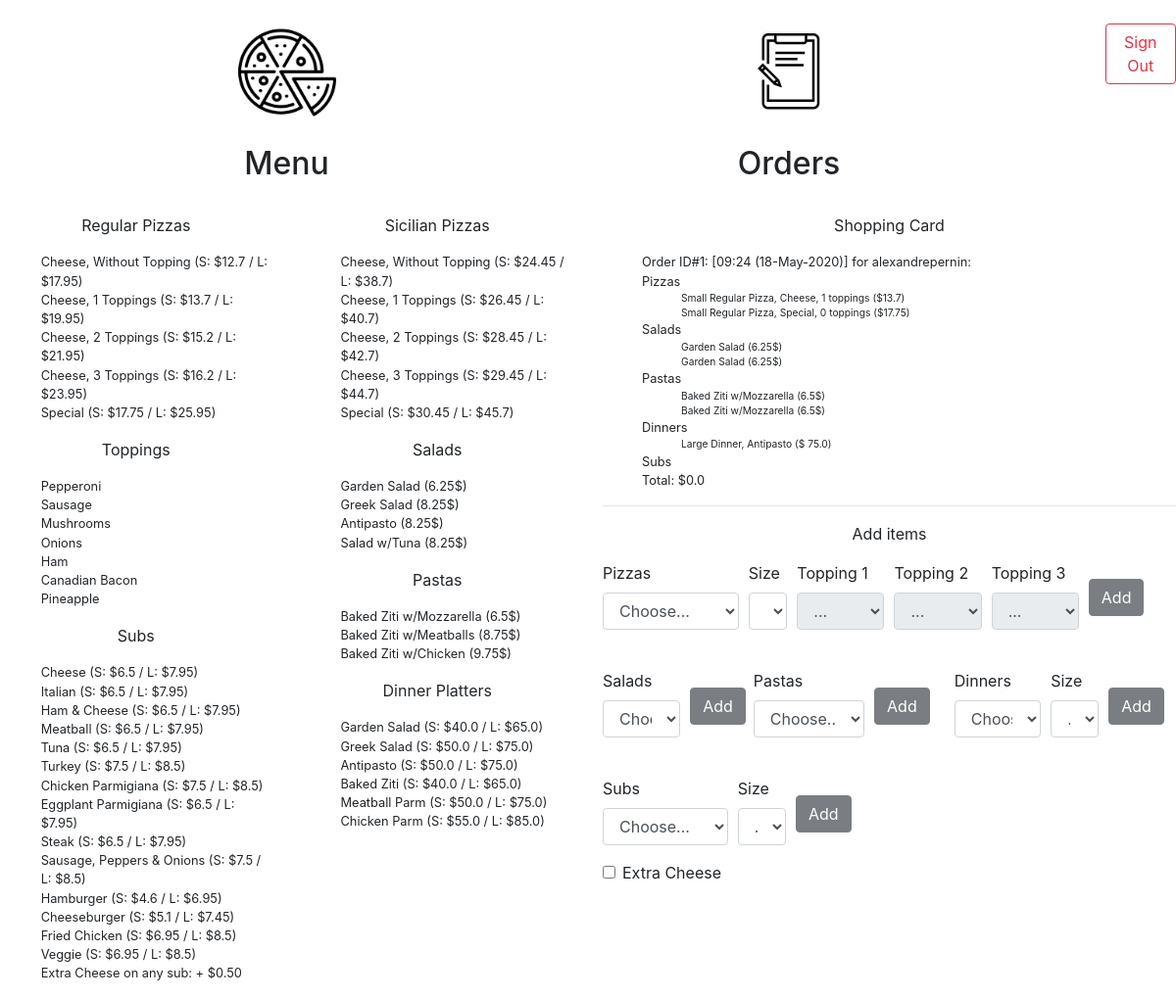
Page / (signed in) on the earlier database version.
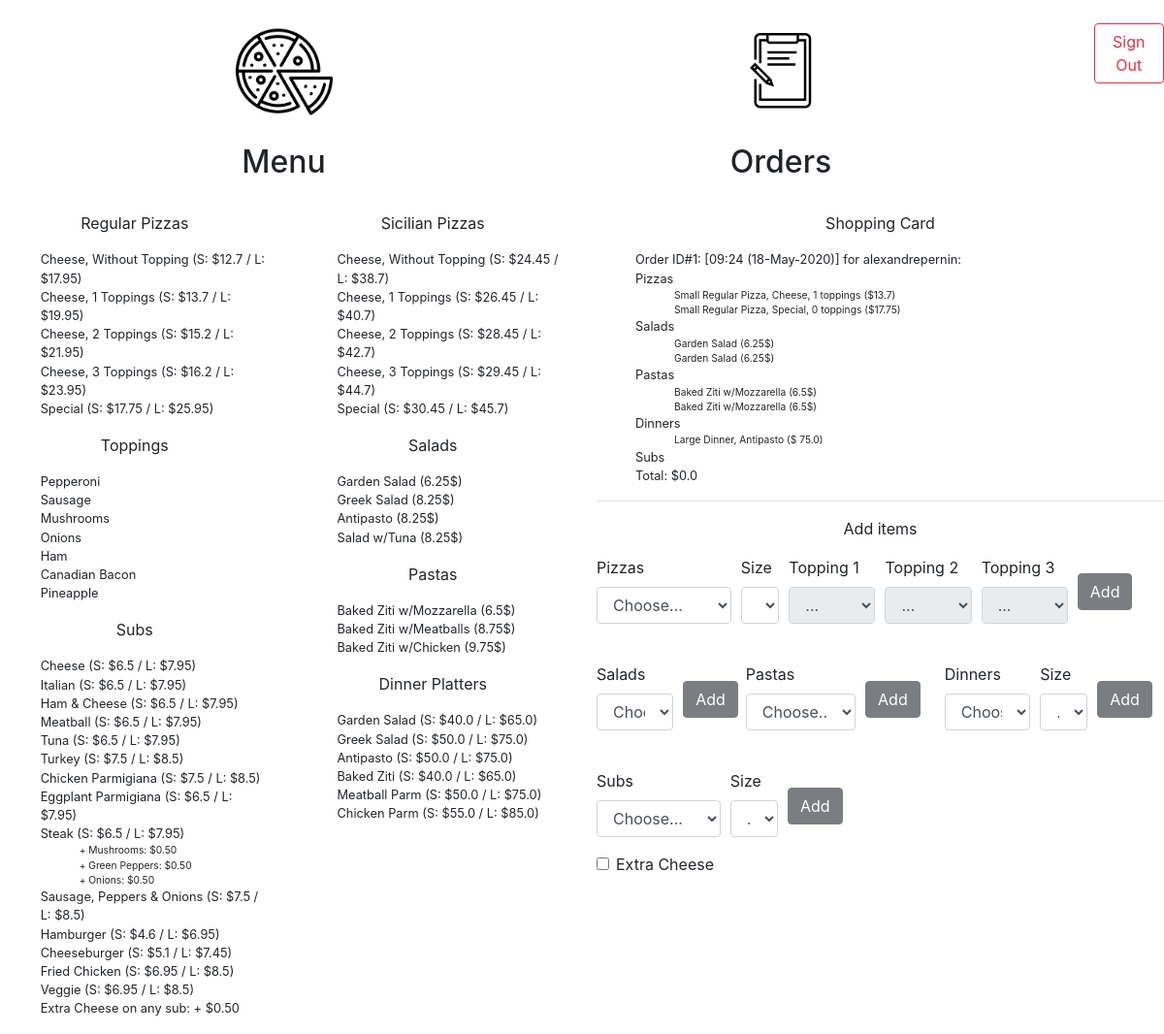
Same page on the later database version.
### orders/models.py (models this page shows, shortened)
class Pizza(models.Model):
    type = models.CharField(max_length=8, choices=[('regular', 'Regular'), ('sicilian', 'Sicilian')], default='regular')
    name = models.CharField(max_length=7, choices=[('cheese', 'Cheese'), ('special', 'Special')], default='cheese')
    toppings_nb = models.IntegerField(default=0, choices=[(0,'No Topping'), (1,'1 Topping'), (2, '2 Topping'), (3,'3 Topping')])
    toppings = models.ManyToManyField(Topping, blank=True, related_name="pizzas")
    size = models.CharField(max_length=1,choices=[('S', 'Small'), ('L', 'Large')], default='S')
    price_small = models.FloatField(default=0)
    price_large = models.FloatField(default=0)
    menu = models.BooleanField(default=False)
    def __str__(self):
        if self.menu==True:
            return f"{self.type.capitalize()}, {self.name.capitalize()}, {self.toppings_nb} top. (S: ${self.price_small} / L: ${self.price_large})"
        else:
            if self.size=='S':
                return f"Small {self.type.capitalize()} Pizza, {self.name.capitalize()}, {self.toppings_nb} toppings (${self.price_small})"
            else:
                return f"Large {self.type.capitalize()} Pizza, {self.name.capitalize()}, {self.toppings_nb} toppings (${self.price_large})"

class Topping(models.Model):
    name = models.CharField(max_length=64)
    def __str__(self):
        return "{}".format(self.name)

class Sub(models.Model):
    name = models.CharField(max_length=64)
    size = models.CharField(max_length=1,choices=[('S', 'Small'), ('L', 'Large')], default='S')
    price_small = models.FloatField(default=0)
    price_large = models.FloatField(default=0)
    menu = models.BooleanField(default=False)
    extra_cheese = models.BooleanField(default=False)
    extras = models.ManyToManyField(SubExtra, blank=True, related_name="subs")
    def __str__(self):
        if self.menu==True:
            return f"{self.name} (S: ${self.price_small} / L: ${self.price_large})"
        else:
            if self.size=="S":
                return f"Small Sub, {self.name} ($ {self.price_small})"
            else:
                return f"Large Sub, {self.name} ($ {self.price_large})"

class Salad(models.Model):
    name = models.CharField(max_length=64)
    price = models.FloatField()
    menu = models.BooleanField(default=False)
    def __str__(self):
        return "{} ({}$)".format(self.name, self.price)

class Pasta(models.Model):
    name = models.CharField(max_length=64)
    price = models.FloatField()
    menu = models.BooleanField(default=False)
    def __str__(self):
        return "{} ({}$)".format(self.name, self.price)

class Dinner(models.Model):
    name = models.CharField(max_length=64)
    size = models.CharField(max_length=1,choices=[('S', 'Small'), ('L', 'Large')], default='S')
    price_small = models.FloatField(default=0)
    price_large = models.FloatField(default=0)
    menu = models.BooleanField(default=False)
    def __str__(self):
        if self.menu==True:
            return f"{self.name} (S: ${self.price_small} / L: ${self.price_large})"
        else:
            if self.size=="S":
                return f"Small Dinner, {self.name} ($ {self.price_small})"
            else:
                return f"Large Dinner, {self.name} ($ {self.price_large})"

class Order(models.Model):
    user = models.ForeignKey(User, on_delete=models.CASCADE)
    pizzas = models.ManyToManyField(Pizza, blank=True, related_name="orders")
    salads = models.ManyToManyField(Salad, blank=True, related_name="orders")
    pastas = models.ManyToManyField(Pasta, blank=True, related_name="orders")
    dinners = models.ManyToManyField(Dinner, blank=True, related_name="orders")
    subs = models.ManyToManyField(Sub, blank=True, related_name="orders")
    created = models.DateTimeField(auto_now_add=True)
    validated = models.BooleanField(default=False)
    total = models.FloatField(default=0)
    def __str__(self):
        date=self.created.strftime("%H:%M (%d-%b-%Y)")
        return f"Order ID#{self.id}: [{date}] for {self.user.username}"

class SubExtra(models.Model):
    name = models.CharField(max_length=64)
    def __str__(self):
        return "{}".format(self.name)

### orders/views.py (the view)
# urls.py: path("", views.index, name="index"),
def index(request):
    if not request.user.is_authenticated:
        return render(request, "orders/login.html", {"message": None})
    context = {
        "user": request.user,
        "Pizzas": Pizza.objects.filter(menu=True),
        "Toppings": Topping.objects.all(),
        "SubExtras": SubExtra.objects.all(),
        "Salads": Salad.objects.filter(menu=True),
        "Pastas": Pasta.objects.filter(menu=True),
        "Dinners": Dinner.objects.filter(menu=True),
        "Subs": Sub.objects.filter(menu=True),
        "Orders": Order.objects.filter(validated=False, user=request.user)
    }
    logger.error("Processing code for index")
    return render(request, "orders/index.html", context)

### orders/templates/orders/index.html (shortened to what the changed rows need)
{% extends "orders/base.html" %}
{% block menu_left %}
<ul class="padded">
  {% for pizza in Pizzas %}
    {% if pizza.type == "regular" %}
      {% if pizza.name == "special" %}
        <li style="text-transform:capitalize;"> {{pizza.name}} (S: ${{pizza.price_small}} / L: ${{pizza.price_large}}) </li>
      {% endif %}
      {% if pizza.name == "cheese" %}
        {% if pizza.toppings_nb == 0 %}
          <li style="text-transform:capitalize;"> {{pizza.name}}, without topping (S: ${{pizza.price_small}} / L: ${{pizza.price_large}}) </li>
        {% endif %}
        {% if pizza.toppings_nb > 0 %}
          <li style="text-transform:capitalize;"> {{pizza.name}}, {{pizza.toppings_nb}} toppings (S: ${{pizza.price_small}} / L: ${{pizza.price_large}}) </li>
        {% endif %}
      {% endif %}
    {% endif %}
  {% endfor %}
</ul>
<ul class="padded">
  {% for topping in Toppings %}
  <li> {{topping}} </li>
  {% endfor %}
</ul>
<ul class="padded">
  {% for sub in Subs %}
    {% if sub.name == "Steak" %}
      <li> {{sub}} </li>
      <ul>
        {% for extra in SubExtras %}
        <li>+ {{extra.name}}: $0.50</li>
        {% endfor %}
      </ul>
    {% else %}
      <li> {{sub}} </li>
    {% endif %}
  {% endfor %}
  <li> Extra Cheese on any sub: + $0.50 </li>
</ul>
{% endblock %}
{% block menu_right %}
<ul>
  {% for pizza in Pizzas %}
    {% if pizza.type == "sicilian" %}
      {% if pizza.name == "special" %}
        <li style="text-transform:capitalize;"> {{pizza.name}} (S: ${{pizza.price_small}} / L: ${{pizza.price_large}}) </li>
      {% endif %}
      {% if pizza.name == "cheese" %}
        {% if pizza.toppings_nb == 0 %}
          <li style="text-transform:capitalize;"> {{pizza.name}}, without topping (S: ${{pizza.price_small}} / L: ${{pizza.price_large}}) </li>
        {% endif %}
        {% if pizza.toppings_nb > 0 %}
          <li style="text-transform:capitalize;"> {{pizza.name}}, {{pizza.toppings_nb}} toppings (S: ${{pizza.price_small}} / L: ${{pizza.price_large}}) </li>
        {% endif %}
      {% endif %}
    {% endif %}
  {% endfor %}
</ul>
<ul>
  {% for salad in Salads %}
  <li> {{salad}} </li>
  {% endfor %}
</ul>
<ul>
  {% for pasta in Pastas %}
  <li> {{pasta}} </li>
  {% endfor %}
</ul>
<ul>
  {% for dinner in Dinners %}
  <li> {{dinner}} </li>
  {% endfor %}
</ul>
{% endblock %}
{% block choice %}
<ul>
  {% for order in Orders %}
  <li> {{order}}: </li>
  <li> Pizzas </li>
  <ul>
    {% for pizza in order.pizzas.all %}
    <li> {{pizza}} </li>
    {% endfor %}
  </ul>
  <li> Salads </li>
  <ul>
    {% for salad in order.salads.all %}
    <li> {{salad}} </li>
    {% endfor %}
  </ul>
  <li> Pastas </li>
  <ul>
    {% for pasta in order.pastas.all %}
    <li> {{pasta}} </li>
    {% endfor %}
  </ul>
  <li> Dinners </li>
  <ul>
    {% for dinner in order.dinners.all %}
    <li> {{dinner}} </li>
    {% endfor %}
  </ul>
  <li> Subs </li>
  <li> Total: ${{order.total}} </li>
  {% endfor %}
</ul>
<br>
<br>
{% endblock %}

Differences in the rows shown:
added SubExtra: name "Mushrooms", shown under Sub "Steak (S: $6.5 / L: $7.95)"
added SubExtra: name "Green Peppers", shown under Sub "Steak (S: $6.5 / L: $7.95)"
added SubExtra: name "Onions", shown under Sub "Steak (S: $6.5 / L: $7.95)"
